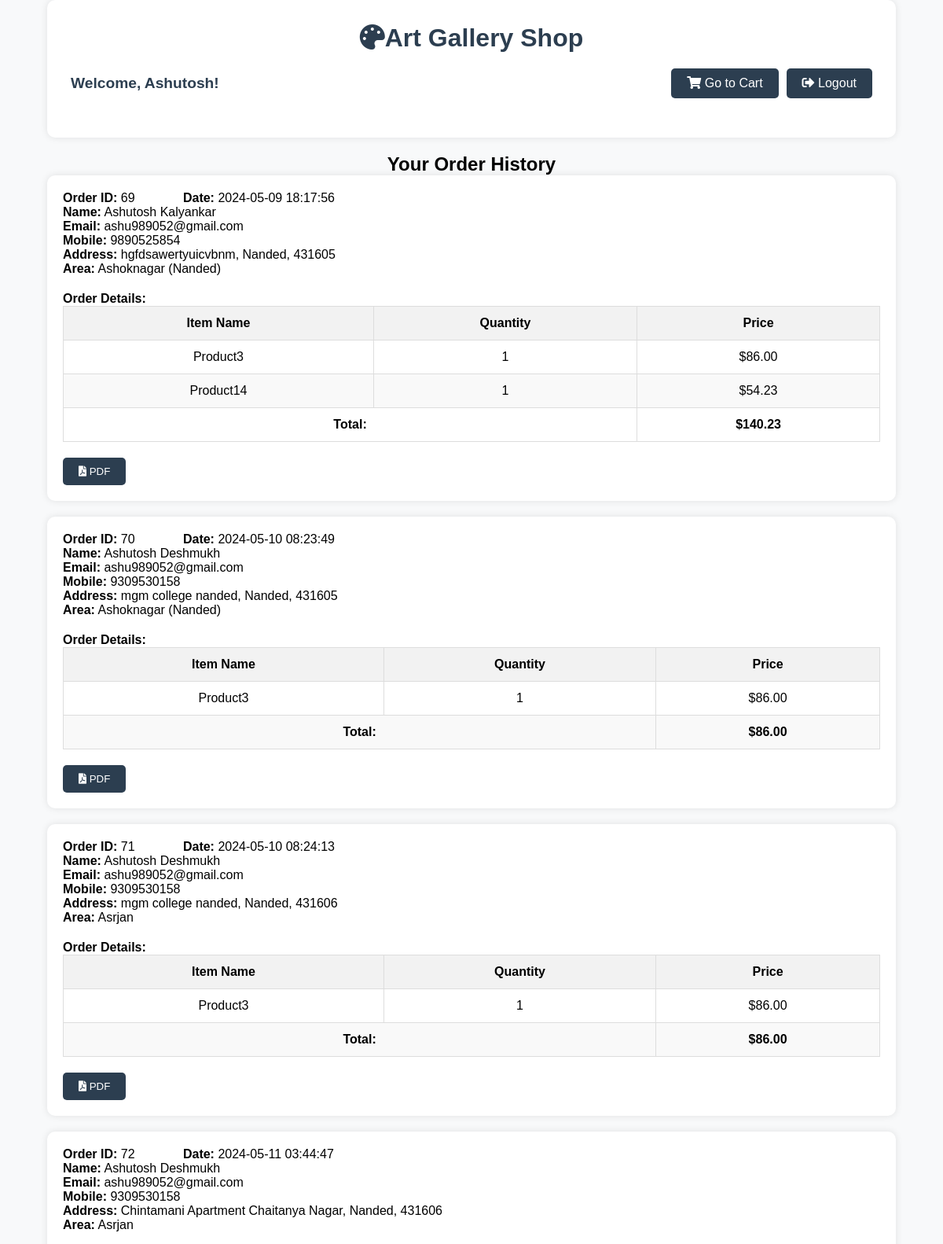
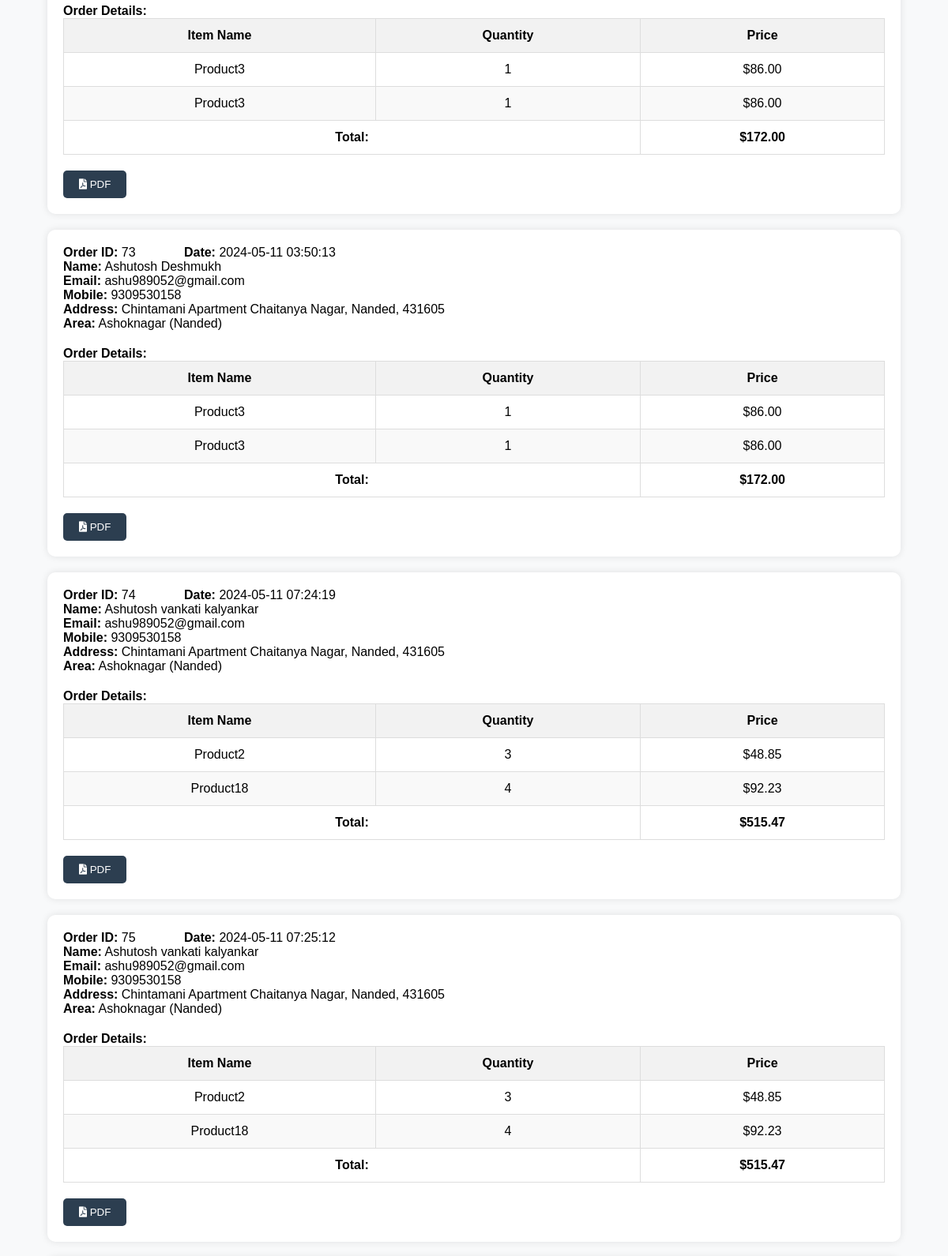
The app's page /order_history.php (signed in, upper part) with its own data (2 pictures, top to bottom).
### tables this page shows
CREATE TABLE `users` (
  `id` int(11) NOT NULL,
  `name` varchar(100) NOT NULL,
  `email` varchar(100) NOT NULL,
  `password` varchar(255) NOT NULL,
  `contact` varchar(20) DEFAULT NULL
);

CREATE TABLE `orders` (
  `id` int(11) NOT NULL,
  `name` varchar(100) NOT NULL,
  `email` varchar(100) NOT NULL,
  `mobile` varchar(15) NOT NULL,
  `address` varchar(255) NOT NULL,
  `area` varchar(22) NOT NULL,
  `selected_post_office` varchar(22) NOT NULL,
  `district` varchar(100) NOT NULL,
  `pincode` varchar(10) NOT NULL,
  `order_details` text NOT NULL,
  `total_amount` decimal(10,2) NOT NULL,
  `created_at` timestamp NOT NULL DEFAULT current_timestamp()
);

### order_history.php (the view, shortened to what this page needs)
<?php
include 'db_connection.php';
$user_id = $_SESSION['user_id'];
$sql = "SELECT name, email FROM users WHERE id = $user_id";
$result = mysqli_query($connection, $sql);
if ($result && mysqli_num_rows($result) > 0) {
    $row = mysqli_fetch_assoc($result);
    $username = $row['name'];
    $user_email = $row['email'];
}
$sql = "SELECT * FROM orders WHERE email = '$user_email'";
$result = mysqli_query($connection, $sql);
$orderHistory = [];
if ($result && mysqli_num_rows($result) > 0) {
    while ($row = mysqli_fetch_assoc($result)) {
        $row['order_details'] = json_decode($row['order_details'], true);
        $orderHistory[] = $row;
    }
}
?>
<!DOCTYPE html>
<html lang="en">
<head>
    <link rel="stylesheet" href="style2/order_history_style.css">
    <link rel="stylesheet" href="https://cdnjs.cloudflare.com/ajax/libs/font-awesome/5.15.4/css/all.min.css">
</head>
<body>
    <div class="container">
        <h1 class="project-name"><i class="fas fa-palette"></i>Art Gallery Shop</h1>
        <div class="welcome-section">
            <strong>
                <p class="welcome-message">Welcome, <?php echo $username; ?>!</p>
            </strong>
            <div class="action-buttons">
                <a href="cart.php" class="cart-btn"><i class="fas fa-shopping-cart"></i> Go to Cart</a>
                <a href="logout.php" class="logout-btn"><i class="fas fa-sign-out-alt"></i> Logout</a>
            </div>
        </div>
    </div>
    <div class="order-history">
        <h2>Your Order History</h2>
        <?php if (empty($orderHistory)): ?>
        <p>No orders found.</p>
        <?php else: ?>
        <?php foreach ($orderHistory as $order): ?>
        <div class="order-container">
            <p><strong>Order ID:</strong> <?php echo $order['id']; ?>&emsp; &emsp; &emsp; <strong>Date:</strong>
                <?php echo $order['created_at']; ?></p>
            <p><strong>Name:</strong> <?php echo $order['name']; ?></p>
            <p><strong>Email:</strong> <?php echo $order['email']; ?></p>
            <p><strong>Mobile:</strong> <?php echo $order['mobile']; ?></p>
            <p><strong>Address:</strong>
                <?php echo $order['address'] . ', ' . $order['district'] . ', ' . $order['pincode']; ?></p>
            <p><strong>Area:</strong> <?php echo $order['area']; ?></p>
            <div class="order-details">
                <strong>Order Details:</strong>
                <table>
                    <thead>
                        <tr>
                            <th>Item Name</th>
                            <th>Quantity</th>
                            <th>Price</th>
                        </tr>
                    </thead>
                    <tbody>
                        <?php foreach ($order['order_details'] as $item): ?>
                        <tr>
                            <td><?php echo $item['item_name']; ?></td>
                            <td><?php echo $item['quantity']; ?></td>
                            <td>$<?php echo $item['price']; ?></td>
                        </tr>
                        <?php endforeach; ?>
                        <tr class="total-row">
                            <td colspan="2"><strong>Total:</strong></td>
                            <td><strong>$<?php echo $order['total_amount']; ?></strong></td>
                        </tr>
                    </tbody>
                </table>
            </div>
            <div class="pdf-btn-container">
                <form action="generate_pdf.php" method="post">
                    <button type="submit" name="generate_pdf" class="pdf-btn"><i class="fas fa-file-pdf"></i>
                        PDF</button>
                </form>
            </div>
        </div>
        <?php endforeach; ?>
        <?php endif; ?>
    </div>
</body>
</html>

### style2/order_history_style.css (style rules this page uses)
* { margin: 0; padding: 0; box-sizing: border-box; }
body { font-family: 'Arial', sans-serif; background-color: #f8f9fa; }
.container { width: 90%; max-width: 1200px; margin: 0 auto; padding: 30px; background-color: #fff; border-radius: 10px; box-shadow: 0 0 10px rgba(0, 0, 0, 0.1); text-align: center; animation: fadeInDown 0.5s ease; }
.project-name { margin-bottom: 20px; color: #2c3e50; animation: fadeIn 1s ease; }
.welcome-section { margin-bottom: 20px; display: flex; justify-content: space-between; align-items: center; flex-wrap: wrap; }
.welcome-message { font-size: 1.2em; color: #2c3e50; }
.action-buttons { display: flex; gap: 10px; }
.action-buttons .cart-btn, .action-buttons .logout-btn { display: inline-block; padding: 10px 20px; background-color: #2c3e50; color: #fff; text-decoration: none; border-radius: 5px; transition: background-color 0.3s; }
.order-history { margin-top: 20px; display: flex; flex-direction: column; align-items: center; animation: fadeInUp 1s ease-in-out; }
.order-container { width: 90%; max-width: 1200px; margin-bottom: 20px; padding: 20px; background-color: #fff; border-radius: 10px; box-shadow: 0 0 10px rgba(0, 0, 0, 0.1); text-align: left; animation: fadeInDown 0.5s ease; }
.order-details { margin-top: 20px; }
.order-details table { width: 100%; border-collapse: collapse; }
.order-details th, .order-details td { padding: 8px; border: 1px solid #ddd; }
.order-details th { background-color: #f2f2f2; }
.pdf-btn-container { margin-top: 20px; }
.pdf-btn { display: inline-block; padding: 10px 20px; background-color: #2c3e50; color: #fff; border: none; border-radius: 5px; cursor: pointer; transition: background-color 0.3s, transform 0.2s; }
.order-details th, .order-details td { padding: 12px; border: 1px solid #ddd; text-align: center; }
.order-details th { background-color: #f2f2f2; font-weight: bold; }
.order-details tbody tr:nth-child(even) { background-color: #f9f9f9; / }
@media (min-width: 768px) { .container { max-width: 90%; } }
@media (min-width: 992px) { .container { max-width: 1200px; } }
@media (min-width: 1200px) { .container { max-width: 1400px; } }

### records on screen
users: name "Ashutosh"
orders: id "69", created_at "2024-05-09 18:17:56", name "Ashutosh Kalyankar", email "ashu989052@gmail.com", mobile "9890525854", address "hgfdsawertyuicvbnm", district "Nanded", pincode "431605", area "Ashoknagar (Nanded)", item_name "Product3", quantity "1", price "86.00", item_name "Product14", price "54.23", total_amount "140.23"
orders: id "70", created_at "2024-05-10 08:23:49", name "Ashutosh Deshmukh", email "ashu989052@gmail.com", mobile "9309530158", address "mgm college nanded", district "Nanded", pincode "431605", area "Ashoknagar (Nanded)", item_name "Product3", quantity "1", price "86.00", total_amount "86.00"
orders: id "71", created_at "2024-05-10 08:24:13", name "Ashutosh Deshmukh", email "ashu989052@gmail.com", mobile "9309530158", address "mgm college nanded", district "Nanded", pincode "431606", area "Asrjan", item_name "Product3", quantity "1", price "86.00", total_amount "86.00"
orders: id "72", created_at "2024-05-11 03:44:47", name "Ashutosh Deshmukh", email "ashu989052@gmail.com", mobile "9309530158", address "Chintamani Apartment Chaitanya Nagar", district "Nanded", pincode "431606", area "Asrjan", item_name "Product3", quantity "1", price "86.00", total_amount "172.00"
orders: id "73", created_at "2024-05-11 03:50:13", name "Ashutosh Deshmukh", email "ashu989052@gmail.com", mobile "9309530158", address "Chintamani Apartment Chaitanya Nagar", district "Nanded", pincode "431605", area "Ashoknagar (Nanded)", item_name "Product3", quantity "1", price "86.00", total_amount "172.00"
orders: id "74", created_at "2024-05-11 07:24:19", name "Ashutosh vankati kalyankar", email "ashu989052@gmail.com", mobile "9309530158", address "Chintamani Apartment Chaitanya Nagar", district "Nanded", pincode "431605", area "Ashoknagar (Nanded)", item_name "Product2", quantity "3", price "48.85", item_name "Product18", quantity "4", price "92.23", total_amount "515.47"
orders: id "75", created_at "2024-05-11 07:25:12", name "Ashutosh vankati kalyankar", email "ashu989052@gmail.com", mobile "9309530158", address "Chintamani Apartment Chaitanya Nagar", district "Nanded", pincode "431605", area "Ashoknagar (Nanded)", item_name "Product2", quantity "3", price "48.85", item_name "Product18", quantity "4", price "92.23", total_amount "515.47"
